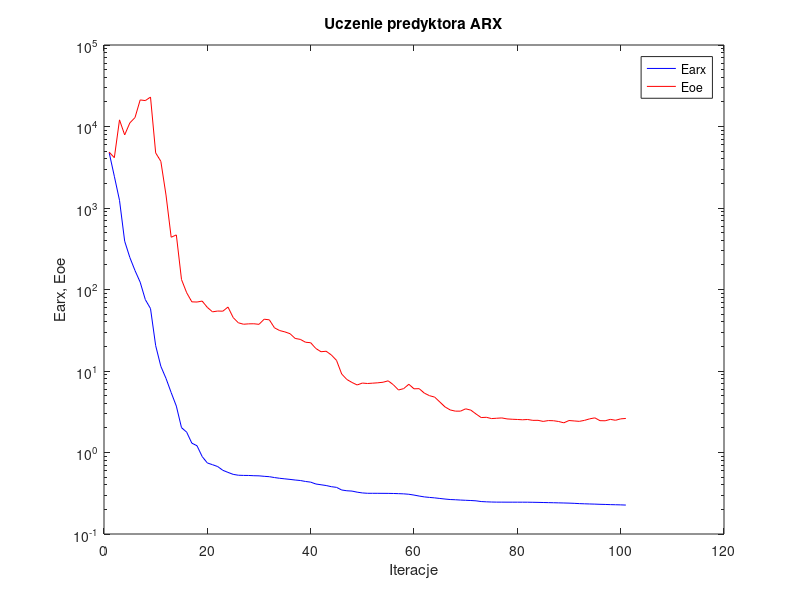
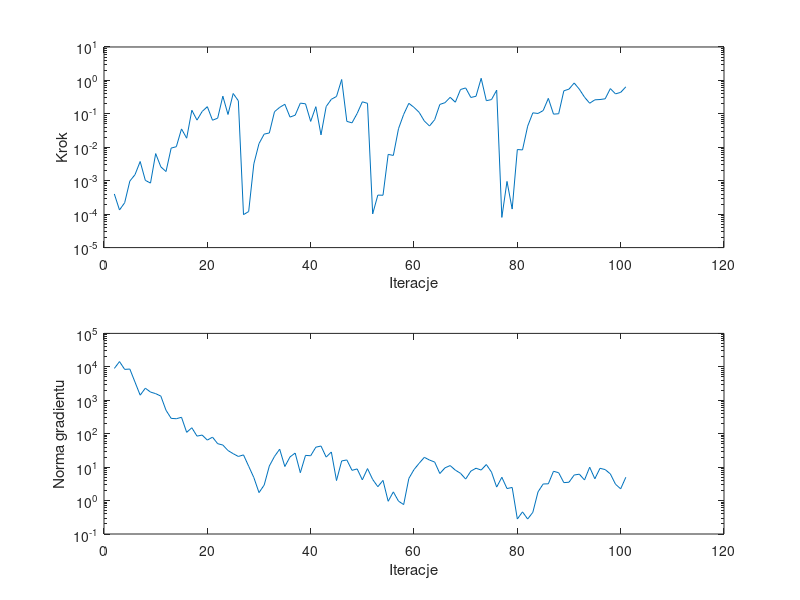

Source code (MATLAB) for these figures, in order:
%uczenie predyktora arx
clear all;
n=0; farx(n+1)=4.776854e+003; foe(n+1)=4.841342e+003; wspucz(n+1)=0.000000e+000; ng(n+1)=0.000000e+000;
%odnowa zmiennej metryki
n=1; farx(n+1)=2.449949e+003; foe(n+1)=4.146365e+003; krok(n+1)=4.012417e-004; ng(n+1)=8.944993e+003;
n=2; farx(n+1)=1.242356e+003; foe(n+1)=1.205962e+004; krok(n+1)=1.331533e-004; ng(n+1)=1.435398e+004;
n=3; farx(n+1)=3.916147e+002; foe(n+1)=7.890487e+003; krok(n+1)=2.197532e-004; ng(n+1)=8.382078e+003;
n=4; farx(n+1)=2.471721e+002; foe(n+1)=1.106905e+004; krok(n+1)=9.751354e-004; ng(n+1)=8.585852e+003;
n=5; farx(n+1)=1.709172e+002; foe(n+1)=1.286865e+004; krok(n+1)=1.517951e-003; ng(n+1)=3.489339e+003;
n=6; farx(n+1)=1.230267e+002; foe(n+1)=2.119194e+004; krok(n+1)=3.756098e-003; ng(n+1)=1.419983e+003;
n=7; farx(n+1)=7.510888e+001; foe(n+1)=2.079215e+004; krok(n+1)=1.025308e-003; ng(n+1)=2.296067e+003;
n=8; farx(n+1)=5.837450e+001; foe(n+1)=2.296689e+004; krok(n+1)=8.500296e-004; ng(n+1)=1.759200e+003;
n=9; farx(n+1)=2.047527e+001; foe(n+1)=4.742519e+003; krok(n+1)=6.480489e-003; ng(n+1)=1.577834e+003;
n=10; farx(n+1)=1.141622e+001; foe(n+1)=3.741185e+003; krok(n+1)=2.598953e-003; ng(n+1)=1.332040e+003;
n=11; farx(n+1)=8.114787e+000; foe(n+1)=1.443056e+003; krok(n+1)=1.881817e-003; ng(n+1)=5.025769e+002;
n=12; farx(n+1)=5.439934e+000; foe(n+1)=4.379630e+002; krok(n+1)=9.466059e-003; ng(n+1)=2.870133e+002;
n=13; farx(n+1)=3.710276e+000; foe(n+1)=4.674147e+002; krok(n+1)=1.041486e-002; ng(n+1)=2.804453e+002;
n=14; farx(n+1)=2.019095e+000; foe(n+1)=1.325821e+002; krok(n+1)=3.542231e-002; ng(n+1)=3.098080e+002;
n=15; farx(n+1)=1.776544e+000; foe(n+1)=9.127455e+001; krok(n+1)=1.871779e-002; ng(n+1)=1.098665e+002;
n=16; farx(n+1)=1.301883e+000; foe(n+1)=7.056343e+001; krok(n+1)=1.282857e-001; ng(n+1)=1.506864e+002;
n=17; farx(n+1)=1.210659e+000; foe(n+1)=7.018939e+001; krok(n+1)=6.504518e-002; ng(n+1)=8.459979e+001;
n=18; farx(n+1)=8.918220e-001; foe(n+1)=7.209714e+001; krok(n+1)=1.178633e-001; ng(n+1)=9.106516e+001;
n=19; farx(n+1)=7.441678e-001; foe(n+1)=6.033211e+001; krok(n+1)=1.638325e-001; ng(n+1)=6.431831e+001;
n=20; farx(n+1)=7.086348e-001; foe(n+1)=5.320767e+001; krok(n+1)=6.442938e-002; ng(n+1)=7.887468e+001;
n=21; farx(n+1)=6.724356e-001; foe(n+1)=5.442805e+001; krok(n+1)=7.431643e-002; ng(n+1)=5.027506e+001;
n=22; farx(n+1)=6.047644e-001; foe(n+1)=5.418736e+001; krok(n+1)=3.380830e-001; ng(n+1)=4.581345e+001;
n=23; farx(n+1)=5.700065e-001; foe(n+1)=6.091012e+001; krok(n+1)=9.570725e-002; ng(n+1)=3.137023e+001;
n=24; farx(n+1)=5.393736e-001; foe(n+1)=4.527278e+001; krok(n+1)=4.063898e-001; ng(n+1)=2.527932e+001;
n=25; farx(n+1)=5.261579e-001; foe(n+1)=3.905325e+001; krok(n+1)=2.465387e-001; ng(n+1)=2.086250e+001;
%odnowa zmiennej metryki
n=26; farx(n+1)=5.234891e-001; foe(n+1)=3.749073e+001; krok(n+1)=9.675577e-005; ng(n+1)=2.322557e+001;
n=27; farx(n+1)=5.227836e-001; foe(n+1)=3.789308e+001; krok(n+1)=1.198705e-004; ng(n+1)=1.064247e+001;
n=28; farx(n+1)=5.189919e-001; foe(n+1)=3.798072e+001; krok(n+1)=3.195265e-003; ng(n+1)=4.881562e+000;
n=29; farx(n+1)=5.172632e-001; foe(n+1)=3.738987e+001; krok(n+1)=1.289397e-002; ng(n+1)=1.730756e+000;
n=30; farx(n+1)=5.103395e-001; foe(n+1)=4.321050e+001; krok(n+1)=2.476948e-002; ng(n+1)=2.904340e+000;
n=31; farx(n+1)=5.049757e-001; foe(n+1)=4.244686e+001; krok(n+1)=2.679765e-002; ng(n+1)=1.080111e+001;
n=32; farx(n+1)=4.926479e-001; foe(n+1)=3.384756e+001; krok(n+1)=1.160291e-001; ng(n+1)=2.089232e+001;
n=33; farx(n+1)=4.826672e-001; foe(n+1)=3.135427e+001; krok(n+1)=1.563188e-001; ng(n+1)=3.441550e+001;
n=34; farx(n+1)=4.751079e-001; foe(n+1)=3.020478e+001; krok(n+1)=1.933624e-001; ng(n+1)=1.042765e+001;
n=35; farx(n+1)=4.677525e-001; foe(n+1)=2.869883e+001; krok(n+1)=8.000730e-002; ng(n+1)=2.019136e+001;
n=36; farx(n+1)=4.596345e-001; foe(n+1)=2.509080e+001; krok(n+1)=9.118713e-002; ng(n+1)=2.633736e+001;
n=37; farx(n+1)=4.532472e-001; foe(n+1)=2.442617e+001; krok(n+1)=2.094296e-001; ng(n+1)=6.807308e+000;
n=38; farx(n+1)=4.412180e-001; foe(n+1)=2.254338e+001; krok(n+1)=1.998171e-001; ng(n+1)=2.245149e+001;
n=39; farx(n+1)=4.328783e-001; foe(n+1)=2.223458e+001; krok(n+1)=5.945329e-002; ng(n+1)=2.191831e+001;
n=40; farx(n+1)=4.107143e-001; foe(n+1)=1.888806e+001; krok(n+1)=1.638325e-001; ng(n+1)=3.948285e+001;
n=41; farx(n+1)=4.019827e-001; foe(n+1)=1.724151e+001; krok(n+1)=2.351765e-002; ng(n+1)=4.278867e+001;
n=42; farx(n+1)=3.933714e-001; foe(n+1)=1.747358e+001; krok(n+1)=1.655202e-001; ng(n+1)=1.996236e+001;
n=43; farx(n+1)=3.807383e-001; foe(n+1)=1.573529e+001; krok(n+1)=2.726979e-001; ng(n+1)=2.840969e+001;
n=44; farx(n+1)=3.735795e-001; foe(n+1)=1.351280e+001; krok(n+1)=3.310405e-001; ng(n+1)=3.970461e+000;
n=45; farx(n+1)=3.468236e-001; foe(n+1)=9.200997e+000; krok(n+1)=1.065517e+000; ng(n+1)=1.531501e+001;
n=46; farx(n+1)=3.392830e-001; foe(n+1)=7.870270e+000; krok(n+1)=5.955282e-002; ng(n+1)=1.641805e+001;
n=47; farx(n+1)=3.361694e-001; foe(n+1)=7.232461e+000; krok(n+1)=5.382558e-002; ng(n+1)=8.019207e+000;
n=48; farx(n+1)=3.261138e-001; foe(n+1)=6.738555e+000; krok(n+1)=1.028050e-001; ng(n+1)=8.842048e+000;
n=49; farx(n+1)=3.192087e-001; foe(n+1)=7.112222e+000; krok(n+1)=2.292378e-001; ng(n+1)=4.168506e+000;
n=50; farx(n+1)=3.159302e-001; foe(n+1)=7.024431e+000; krok(n+1)=2.064051e-001; ng(n+1)=9.044984e+000;
%odnowa zmiennej metryki
n=51; farx(n+1)=3.158498e-001; foe(n+1)=7.092618e+000; krok(n+1)=1.016603e-004; ng(n+1)=4.281621e+000;
n=52; farx(n+1)=3.157214e-001; foe(n+1)=7.165876e+000; krok(n+1)=3.716215e-004; ng(n+1)=2.600021e+000;
n=53; farx(n+1)=3.154319e-001; foe(n+1)=7.279586e+000; krok(n+1)=3.680286e-004; ng(n+1)=4.012427e+000;
n=54; farx(n+1)=3.151026e-001; foe(n+1)=7.575247e+000; krok(n+1)=6.130766e-003; ng(n+1)=9.517157e-001;
n=55; farx(n+1)=3.141790e-001; foe(n+1)=6.783753e+000; krok(n+1)=5.711898e-003; ng(n+1)=1.820194e+000;
n=56; farx(n+1)=3.127311e-001; foe(n+1)=5.849587e+000; krok(n+1)=3.598781e-002; ng(n+1)=9.603831e-001;
n=57; farx(n+1)=3.109418e-001; foe(n+1)=6.078040e+000; krok(n+1)=9.636975e-002; ng(n+1)=7.592200e-001;
n=58; farx(n+1)=3.073802e-001; foe(n+1)=6.873700e+000; krok(n+1)=2.064051e-001; ng(n+1)=4.580119e+000;
n=59; farx(n+1)=3.003612e-001; foe(n+1)=6.048347e+000; krok(n+1)=1.562861e-001; ng(n+1)=8.448735e+000;
n=60; farx(n+1)=2.922055e-001; foe(n+1)=6.072432e+000; krok(n+1)=1.107341e-001; ng(n+1)=1.305548e+001;
n=61; farx(n+1)=2.852924e-001; foe(n+1)=5.352842e+000; krok(n+1)=6.105720e-002; ng(n+1)=1.964438e+001;
n=62; farx(n+1)=2.811572e-001; foe(n+1)=4.978955e+000; krok(n+1)=4.331299e-002; ng(n+1)=1.628647e+001;
n=63; farx(n+1)=2.775616e-001; foe(n+1)=4.784094e+000; krok(n+1)=6.694845e-002; ng(n+1)=1.420189e+001;
n=64; farx(n+1)=2.729792e-001; foe(n+1)=4.163601e+000; krok(n+1)=1.913888e-001; ng(n+1)=6.436646e+000;
n=65; farx(n+1)=2.685485e-001; foe(n+1)=3.627403e+000; krok(n+1)=2.158836e-001; ng(n+1)=9.537369e+000;
n=66; farx(n+1)=2.648837e-001; foe(n+1)=3.328586e+000; krok(n+1)=3.119600e-001; ng(n+1)=1.112853e+001;
n=67; farx(n+1)=2.632140e-001; foe(n+1)=3.218098e+000; krok(n+1)=2.230542e-001; ng(n+1)=8.128420e+000;
n=68; farx(n+1)=2.609600e-001; foe(n+1)=3.216633e+000; krok(n+1)=5.341966e-001; ng(n+1)=6.543269e+000;
n=69; farx(n+1)=2.592120e-001; foe(n+1)=3.435873e+000; krok(n+1)=5.962886e-001; ng(n+1)=4.396855e+000;
n=70; farx(n+1)=2.576282e-001; foe(n+1)=3.310131e+000; krok(n+1)=3.091015e-001; ng(n+1)=7.587736e+000;
n=71; farx(n+1)=2.553088e-001; foe(n+1)=2.970236e+000; krok(n+1)=3.354651e-001; ng(n+1)=9.277290e+000;
n=72; farx(n+1)=2.502083e-001; foe(n+1)=2.684237e+000; krok(n+1)=1.158471e+000; ng(n+1)=8.175567e+000;
n=73; farx(n+1)=2.482531e-001; foe(n+1)=2.703651e+000; krok(n+1)=2.475890e-001; ng(n+1)=1.196212e+001;
n=74; farx(n+1)=2.468584e-001; foe(n+1)=2.607677e+000; krok(n+1)=2.672252e-001; ng(n+1)=7.096791e+000;
n=75; farx(n+1)=2.461333e-001; foe(n+1)=2.631890e+000; krok(n+1)=5.108389e-001; ng(n+1)=2.529191e+000;
%odnowa zmiennej metryki
n=76; farx(n+1)=2.460388e-001; foe(n+1)=2.655997e+000; krok(n+1)=7.999634e-005; ng(n+1)=4.978027e+000;
n=77; farx(n+1)=2.458311e-001; foe(n+1)=2.582951e+000; krok(n+1)=9.534365e-004; ng(n+1)=2.286736e+000;
n=78; farx(n+1)=2.457944e-001; foe(n+1)=2.559046e+000; krok(n+1)=1.419195e-004; ng(n+1)=2.467587e+000;
n=79; farx(n+1)=2.457634e-001; foe(n+1)=2.542503e+000; krok(n+1)=8.565378e-003; ng(n+1)=2.804789e-001;
n=80; farx(n+1)=2.456939e-001; foe(n+1)=2.521294e+000; krok(n+1)=8.346822e-003; ng(n+1)=4.592435e-001;
n=81; farx(n+1)=2.455586e-001; foe(n+1)=2.540764e+000; krok(n+1)=4.284718e-002; ng(n+1)=2.801821e-001;
n=82; farx(n+1)=2.449852e-001; foe(n+1)=2.480199e+000; krok(n+1)=1.072012e-001; ng(n+1)=4.455118e-001;
n=83; farx(n+1)=2.443729e-001; foe(n+1)=2.482096e+000; krok(n+1)=1.027179e-001; ng(n+1)=1.815473e+000;
n=84; farx(n+1)=2.434560e-001; foe(n+1)=2.406966e+000; krok(n+1)=1.251841e-001; ng(n+1)=3.134218e+000;
n=85; farx(n+1)=2.426355e-001; foe(n+1)=2.465008e+000; krok(n+1)=2.906512e-001; ng(n+1)=3.170437e+000;
n=86; farx(n+1)=2.419066e-001; foe(n+1)=2.454071e+000; krok(n+1)=9.809225e-002; ng(n+1)=7.527734e+000;
n=87; farx(n+1)=2.410678e-001; foe(n+1)=2.400648e+000; krok(n+1)=1.006999e-001; ng(n+1)=6.803692e+000;
n=88; farx(n+1)=2.402301e-001; foe(n+1)=2.313099e+000; krok(n+1)=4.884576e-001; ng(n+1)=3.438999e+000;
n=89; farx(n+1)=2.392682e-001; foe(n+1)=2.468435e+000; krok(n+1)=5.491644e-001; ng(n+1)=3.535887e+000;
n=90; farx(n+1)=2.379162e-001; foe(n+1)=2.439562e+000; krok(n+1)=8.375141e-001; ng(n+1)=5.809112e+000;
n=91; farx(n+1)=2.359159e-001; foe(n+1)=2.410689e+000; krok(n+1)=5.461800e-001; ng(n+1)=6.153905e+000;
n=92; farx(n+1)=2.347187e-001; foe(n+1)=2.479941e+000; krok(n+1)=3.161324e-001; ng(n+1)=4.123487e+000;
n=93; farx(n+1)=2.336331e-001; foe(n+1)=2.587708e+000; krok(n+1)=2.079006e-001; ng(n+1)=9.961719e+000;
n=94; farx(n+1)=2.326604e-001; foe(n+1)=2.662046e+000; krok(n+1)=2.625380e-001; ng(n+1)=4.481550e+000;
n=95; farx(n+1)=2.313855e-001; foe(n+1)=2.457886e+000; krok(n+1)=2.682636e-001; ng(n+1)=9.226234e+000;
n=96; farx(n+1)=2.305117e-001; foe(n+1)=2.450466e+000; krok(n+1)=2.818076e-001; ng(n+1)=8.450699e+000;
n=97; farx(n+1)=2.293331e-001; foe(n+1)=2.550703e+000; krok(n+1)=5.690454e-001; ng(n+1)=6.272821e+000;
n=98; farx(n+1)=2.285837e-001; foe(n+1)=2.486043e+000; krok(n+1)=3.963116e-001; ng(n+1)=3.078263e+000;
n=99; farx(n+1)=2.277544e-001; foe(n+1)=2.586937e+000; krok(n+1)=4.385923e-001; ng(n+1)=2.243545e+000;
n=100; farx(n+1)=2.264723e-001; foe(n+1)=2.617487e+000; krok(n+1)=6.428475e-001; ng(n+1)=4.983048e+000;

figure; semilogy(farx,'b'); hold on; semilogy(foe,'r'); xlabel('Iteracje'); ylabel('Earx, Eoe'); legend('Earx','Eoe'); title('Uczenie predyktora ARX');
figure; subplot(2,1,1); semilogy(krok); xlabel('Iteracje'); ylabel('Krok');
subplot(2,1,2); semilogy(ng); xlabel('Iteracje'); ylabel('Norma gradientu');
Earx=farx(n+1)
Eoe=foe(n+1)
